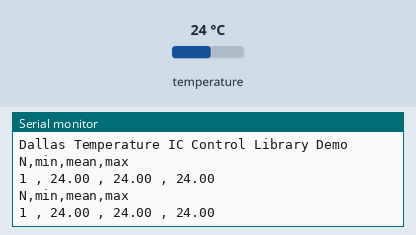
Bench run of a sketch on a simulated Arduino Uno, built with avr-gcc and run on an emulated ATmega328P. Parts: the last lines printed to the serial monitor. Inputs (shaded band) come from the test bench; at power-on: temperature 24 °C.

Above: at 2.3 s.
2.4 s: temperature set to 12 °C
At 3.7 s:
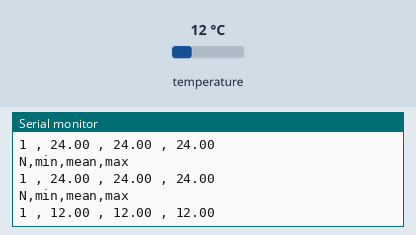
3.9 s: temperature set to 19 °C
At 4.5 s:
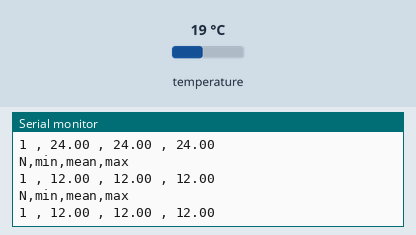
Timing chart, 0 to 6.9 s (numbered marks = the images above; inputs shaded):
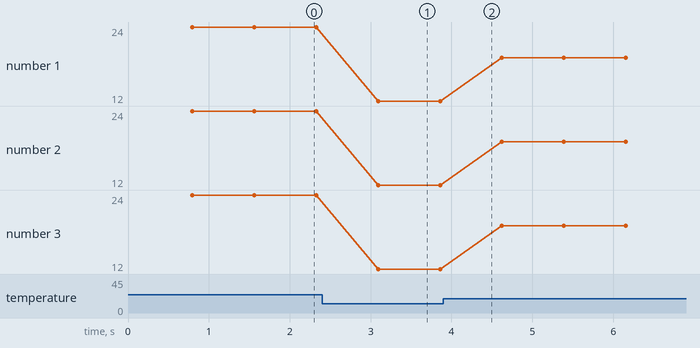

The sketch:

ds1820b_test3.ino
```cpp
#include <OneWire.h>
#include <DallasTemperature.h>

// Data wire is plugged into pin 2 on the Arduino
#define ONE_WIRE_BUS 2

// Setup a oneWire instance to communicate with any OneWire devices
// (not just Maxim/Dallas temperature ICs)
OneWire oneWire(ONE_WIRE_BUS);

// Pass our oneWire reference to Dallas Temperature.
DallasTemperature sensors(&oneWire);

//define some variables
int deviceCount; //this is for a device count

void setup(void)
{
  // start serial port
  Serial.begin(9600);
  Serial.println("Dallas Temperature IC Control Library Demo");

  // Start up the library
  sensors.begin();
}


void loop(void)
{
  deviceCount = sensors.getDeviceCount(); //get a count all all ds18b20s
  double temps[deviceCount]; //define an array to store temperatures
  double tmin, tmean, tmax;
  sensors.requestTemperatures(); // Send the command to get temperatures
  //Serial.print(sensors.getTempCByIndex(0));
  for (int ii = 0; ii < deviceCount; ii++)
  {
    if (ii==0)
    {
      tmin = tmean = tmax = sensors.getTempCByIndex(ii);
    }
    else
    {
      tmean = tmean + sensors.getTempCByIndex(ii);
      if (sensors.getTempCByIndex(ii)<tmin) tmin = sensors.getTempCByIndex(ii);
      if (sensors.getTempCByIndex(ii)>tmax) tmax = sensors.getTempCByIndex(ii);
    }

    /*
    Serial.print("Device ");
    Serial.print(ii);
    Serial.print(" is ");
    Serial.print(sensors.getTempCByIndex(ii));
    Serial.print("\n");
    */

  }  // end of for
  tmean = tmean / deviceCount;
  Serial.print("N,min,mean,max\n");
  Serial.print(deviceCount); Serial.print(" , ");
  Serial.print(tmin); Serial.print(" , ");
  Serial.print(tmean); Serial.print(" , ");
  Serial.print(tmax); Serial.print("\n");

}
/*

#include <OneWire.h>
#include <DallasTemperature.h>

// Data wire is plugged into these pins on the Arduino
#define TEMP 10

// Setup a oneWire instance to communicate with any OneWire devices (not just Maxim/Dallas temperature ICs)
OneWire oneWire1(TEMP);

// Pass our oneWire reference to Dallas Temperature.
DallasTemperature sensors1(&oneWire1);

void setup(void)
{
// start serial port
Serial.begin(9600);
Serial.println("Sean's Program");

// Start up the library
sensors1.begin();

}

void loop(void)
{
// call sensors.requestTemperatures() to issue a global temperature
// request to all devices on the bus
Serial.println("Requesting temperatures...");
sensors1.requestTemperatures(); // Send the command to get temperatures from sensor1

Serial.println(""); // Creates a line of space

// Now we run through every temperature sensor found on the 1wire bus on pin 10
Serial.print("A = ");
Serial.println(sensors1.getTempCByIndex(0)); // Why "byIndex"? You can have more than one IC on the same bus. 0 refers to the first IC on the wire
Serial.print("B = ");
Serial.println(sensors1.getTempCByIndex(1));
Serial.print("C = ");
Serial.println(sensors1.getTempCByIndex(2));
Serial.print("D = ");
Serial.println(sensors1.getTempCByIndex(3));
Serial.print("E = ");
Serial.println(sensors1.getTempCByIndex(4));
Serial.print("F = ");
Serial.println(sensors1.getTempCByIndex(5));
Serial.print("G = ");
Serial.println(sensors1.getTempCByIndex(6));
Serial.print("H = ");
Serial.println(sensors1.getTempCByIndex(7));
Serial.print("I = ");
Serial.println(sensors1.getTempCByIndex(8));
Serial.print("J = ");
Serial.println(sensors1.getTempCByIndex(9));
Serial.print("K = ");
Serial.println(sensors1.getTempCByIndex(10));

Serial.println(""); //creates a line of space
Serial.println(""); //creates a line of space

}*/
```

Measured:
- after the input at 2.4 s, the serial monitor: prints a new line after 0.69 s (image 1)
- plotted number 1: 24 → 12 after the input at 2.4 s, 12 → 19 after the input at 3.9 s
- plotted number 2: 24 → 12 after the input at 2.4 s, 12 → 19 after the input at 3.9 s
- plotted number 3: 24 → 12 after the input at 2.4 s, 12 → 19 after the input at 3.9 s
